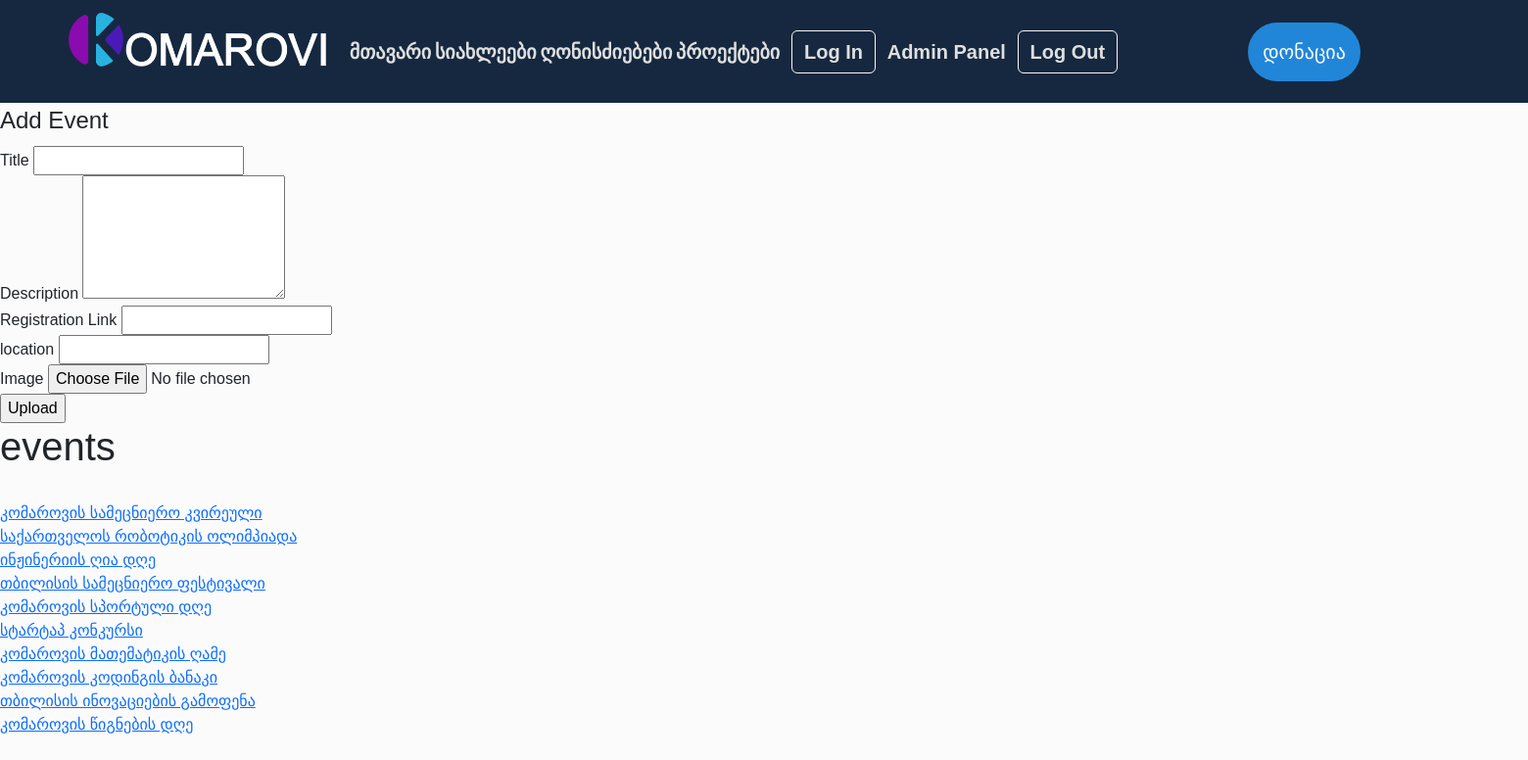
Page /adminpanel/events (signed in) on the committed database.
### models.py (models this page shows, shortened)
class Events(db.Model):
    id = db.Column(db.Integer, primary_key=True)
    title = db.Column(db.String(500), nullable=False)
    description = db.Column(db.Text)
    registration_link = db.Column(db.String(500))
    location = db.Column(db.String(500))
    image = db.Column(db.String(200))
    date_added = db.Column(db.DateTime, default=datetime.utcnow)

### routes.py (the view, shortened to what this page needs)
@app.route("/adminpanel/events", methods=['GET', 'POST'])
@login_required
def add_events():
    form = NewEvent()
    allEvents = Events.query.order_by(Events.date_added)
    return render_template('add_events.html', form=form, events=allEvents)

### forms.py
class NewEvent(FlaskForm):
    title = StringField('Title', validators=[DataRequired(), Length(min=1, max=500)])
    description = StringField('Description', validators=[DataRequired()], widget=TextArea())
    registration_link = StringField("Registration Link", validators=[DataRequired()])
    location = StringField('location', validators=[DataRequired(), Length(min=1, max=500)])
    image = FileField('Image', validators=[FileAllowed(['jpg', 'jpeg', 'png', 'gif'], 'Images only!')])
    submit = SubmitField('Upload')

### models.py (called while the page is built)
@login_manager.user_loader
def load_user(user_id):
    return User.query.get(user_id)

### templates/add_events.html (shortened to what this page needs)
{% extends "base.html" %} {% block content %}
<div>
  <form method="POST" action="" enctype="multipart/form-data">
    <fieldset>
      <legend>Add Event</legend>
      <div>{{ form.title.label}} {{ form.title}}</div>
      <div>{{ form.description.label}} {{ form.description(rows="5")}}</div>
      <div>{{form.registration_link.label}} {{form.registration_link}}</div>
      <div>{{form.location.label}} {{form.location}}</div>
      <div>{{ form.image.label}} {{ form.image}}</div>
    </fieldset>
    <div>{{form.submit }}</div>
  </form>
</div>
<h1>events</h1>
<br />{%for event in events%}
<a href="{{url_for('update_event', id=event.id)}}"> {{event.title}}<br /> </a>
{%endfor%} {% endblock content%}

### templates/base.html (shortened to what this page needs)
<!doctype html>
<html lang="en-US">
  <head>
    <link href="https://cdn.jsdelivr.net/npm/bootstrap@5.3.3/dist/css/bootstrap.min.css" rel="stylesheet">
    <link
      rel="stylesheet"
      href="{{ url_for('static', filename='css/fonts.css') }}"
    />
    <link
      rel="stylesheet"
      href="{{ url_for('static', filename='css/main.css') }}"
    />
  </head>
  <body>
    <div class="headerbox">
      <div class="header">
        <div class="left-section">
          <a href="/home"
            ><img
              src="{{ url_for('static', filename='images/k_logo3-2.png') }}"
              class="logo"
              alt="Logo"
          /></a>
        </div>
        <nav class="center-section">
          <a
            href="{{url_for('home')}}"
            class="{{ 'active' if current_page == 'home' else '' }}"
            >მთავარი</a
          >
          <a
            href="/news"
            class="{{ 'active' if current_page == 'news' else '' }}"
            >სიახლეები</a
          >
          <a
            href="{{url_for('events')}}"
            class="{{ 'active' if current_page == 'events' else '' }}"
            >ღონისძიებები</a
          >
          <a
            href="{{url_for('projects')}}"
            class="{{ 'active' if current_page == 'projects' else '' }}"
            >პროექტები</a
          >
          <a class="btn btn-outline-light mx-2" href="/login" role="button">Log In</a>
          {% if current_user.role=="admin" %}
          <a href="{{ url_for('adminpanel') }}">Admin Panel</a>
          <a class="btn btn-outline-light mx-2" href="/logout" role="button">Log Out</a>          {% endif %}
        </nav>
        <div class="right-section">
          <button>დონაცია</button>
        </div>
      </div>
    </div>
    {% block content %} {% endblock%}
  </body>
</html>

### static/css/main.css (style rules this page uses)
html, body { margin: 0; padding: 0; background-color: rgb(251, 251, 252); font-family: "BpgIngiriArial", Arial, Helvetica, sans-serif; }
button { font-family: "BpgIngiriArial", Arial, Helvetica, sans-serif; }
.header { display: flex; flex-direction: row; justify-content: space-evenly; background-color: #15283f; align-items: center; height: 100%; }
.left-section { height: 55px; margin-left: 0px; margin-top: 5px; margin-bottom: 30px; margin-right: 0px; width: 263.45px; }
.center-section { height: 60.6px; width: 800px; display: flex; justify-content: space-evenly; align-items: center; margin: 5px 0px; }
.center-section a { text-decoration: none; font-weight: 800; font-size: 20px; color: rgb(223, 223, 223); position: relative; }
.center-section a::after { content: ""; position: absolute; right: 0; left: 0; width: calc(100% + 80px); left: -40px; top: 54px; height: 10px; background-color: transparent; transition: background-color 0.3s ease; }
.right-section { height: 60.6px; display: flex; justify-content: center; align-items: center; margin: 5px 71.3415px; }
.right-section button { background-color: rgb(33, 134, 216); color: white; font-size: 20px; padding: 15px 15px; border-radius: 50px; border: none; margin: 0px 30px; }
.logo { width: 100%; height: 100%; }
.headerbox { margin: 0 0; background-color: rgb(21, 40, 63); padding: 0px 50px; height: 105px; }

### rows in the picture
Events: title "კომაროვის სამეცნიერო კვირეული"
Events: title "საქართველოს რობოტიკის ოლიმპიადა"
Events: title "ინჟინერიის ღია დღე"
Events: title "თბილისის სამეცნიერო ფესტივალი"
Events: title "კომაროვის სპორტული დღე"
Events: title "სტარტაპ კონკურსი"
Events: title "კომაროვის მათემატიკის ღამე"
Events: title "კომაროვის კოდინგის ბანაკი"
Events: title "თბილისის ინოვაციების გამოფენა"
Events: title "კომაროვის წიგნების დღე"
